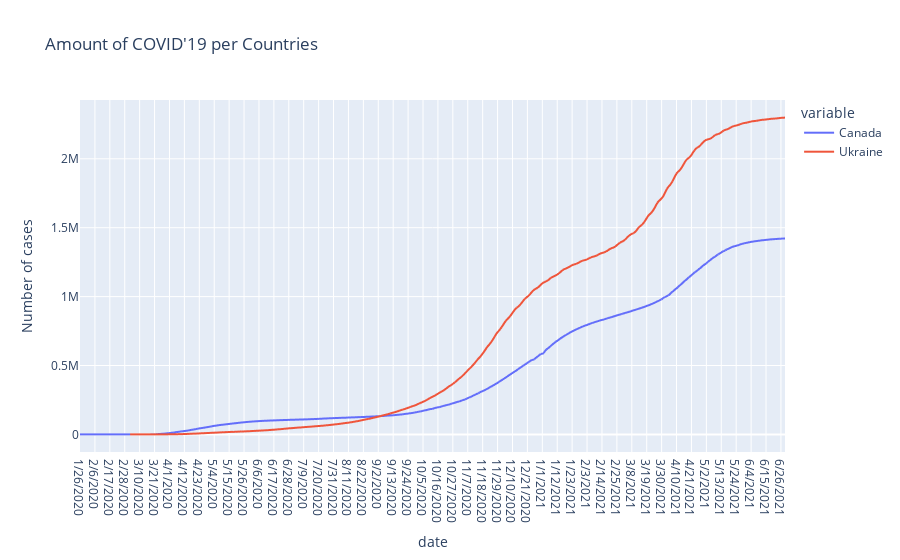

Notebook code for this chart:
### Code cell
import plotly.express as px
import plotly.graph_objects as go
#from ipywidgets import widgets

#fig = go.Figure()
Graphic2_=pd.DataFrame()
for i in {'Ukraine', 'Canada'}:
    Graphic2=data[data['location']==i][['continent', 'location','date','total_cases','new_cases','population']]
    Graphic2.index=Graphic2['date']
    Graphic2_=Graphic2_.append(Graphic2[['total_cases']])
    Graphic2_.rename(columns={'total_cases':i}, inplace=True)
#    fig.add_trace(px.line(Graphic2_))
#    fig.show()

Graphic2_.sort_index()
    
fig = px.line(Graphic2_, title='Amount of COVID\'19 per Countries')
fig.update_yaxes({"title":"Number of cases"})
fig.show()

### Figure 1 — Plotly figure (JSON) as saved in the notebook; plotly's stock layout.template omitted (floating-point values rounded to 4 significant figures; data arrays with more than 128 entries replaced by an {"elided": "..."} marker saying what was removed)
{"data": [{"hovertemplate": "variable=Canada<br>date=%{x}<br>value=%{y}<extra></extra>", "legendgroup": "Canada", "line": {"color": "#636efa", "dash": "solid"}, "mode": "lines", "name": "Canada", "showlegend": true, "type": "scattergl", "x": {"elided": "1005 str values"}, "xaxis": "x", "y": {"elided": "1005 int values"}, "yaxis": "y"}, {"hovertemplate": "variable=Ukraine<br>date=%{x}<br>value=%{y}<extra></extra>", "legendgroup": "Ukraine", "line": {"color": "#EF553B", "dash": "solid"}, "mode": "lines", "name": "Ukraine", "showlegend": true, "type": "scattergl", "x": {"elided": "1005 str values"}, "xaxis": "x", "y": {"elided": "1005 int values"}, "yaxis": "y"}], "layout": {"legend": {"title": {"text": "variable"}, "tracegroupgap": 0}, "title": {"text": "Amount of COVID'19 per Countries"}, "xaxis": {"anchor": "y", "domain": [0, 1], "title": {"text": "date"}}, "yaxis": {"anchor": "x", "domain": [0, 1], "title": {"text": "Number of cases"}}}}
